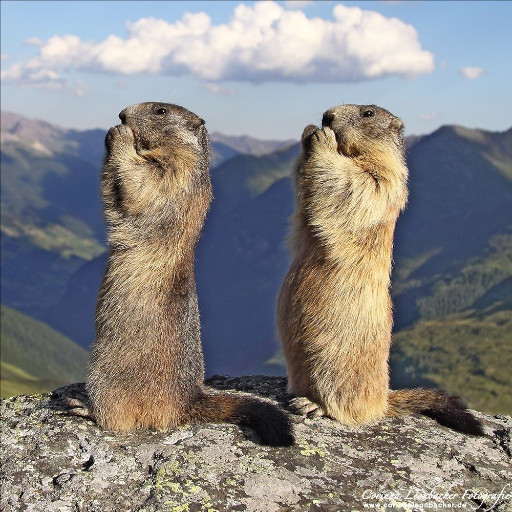
#> input picture marmote.jpg, 512 x 512 px
$ python ratation_img.py
#> lines starting #> are read from the running program, lines starting #| are printed output that depends on the picture
# -*- coding: utf-8 -*-
"""
Created on Mon Jan 25 09:39:39 2021.

@author: timot
"""


import PIL


def echange_pix(image: list, x0: int, y0: int, x1: int, y1: int) -> None:
    px = image[y0][x0]
    image[y0][x0] = image[y1][x1]
    image[y1][x1] = px


def list_image(imge: PIL.Image) -> list:
    largeur, hauteur = imge.size
    return [[imge.getpixel((x, y))
             for y in range(hauteur)]
            for x in range(largeur)]


def fusion(lst1: list, lst2: list) -> None:
    new = []
    ln_list1 = len(lst1)
    for i in range(ln_list1):
        new.append(lst1[i] + lst2[i])
    return new


def rotate(image: list) -> None:
    largeur = len(image)
    mi_len = largeur // 2
    if largeur <= 2:
        echange_pix(image, 0, 0, 1, 0)
        echange_pix(image, 0, 0, 1, 1)
        echange_pix(image, 0, 0, 0, 1)
        return_val = image
    else:
        ne = []
        no = []
        se = []
        so = []
        for i in range(largeur // 2):
            ne.append(image[i][:mi_len])
            no.append(image[i][mi_len:])
            se.append(image[i + mi_len][:mi_len])
            so.append(image[i + mi_len][mi_len:])
        return_val = fusion(rotate(so), rotate(no)) + fusion(rotate(se),
                                                             rotate(ne))
    return return_val


img_path = "marmote.jpg"


img = PIL.Image.open(img_path)
#> img is the input picture: PIL image 512x512 RGB; mean R, G, B 136.2, 134, 132.5


largeur, hauteur = img.size
#> largeur = 512; hauteur = 512


print("new_image ...", end=" ")
new_img = [[img.getpixel((x, y)) for y in range(hauteur)]
           for x in range(largeur)]
#> new_img = 512 items
print("done")


print('rotate ...', end=" ")
new_img2 = rotate(new_img)
#> in rotate, `largeur = len(image)`: largeur = 512
#> in rotate, `mi_len = largeur // 2`: mi_len = 256
#> after the loop in rotate, `for i in range(largeur // 2):`: ne = 256 items
#> in echange_pix, `px = image[y0][x0]`: px = (187, 180, 152)
#> in fusion, `new = []`: new = []
#> in fusion, `ln_list1 = len(lst1)`: ln_list1 = 2
#> after the loop in fusion, `for i in range(ln_list1):`: new = [[(212, 205, 179), (187, 180, 152), (206, 200, 168), (187, 181, 147)], [(160, 149, 127), (166, 156, 131), (138, 129, 98), (161, 155, 121)]]
#> in rotate, `return_val = fusion(rotate(so), rotate(no)) + fusion(rotate(se), rotat..`: return_val = 512 items
#> new_img2 = 512 items
print("done")
print("create a new image ...", end=" ")
img2 = PIL.Image.new("RGB", (largeur, hauteur))
#> img2: PIL image 512x512 RGB; every value is 0
for x in range(largeur):
    for y in range(hauteur):
        img2.putpixel((x, y), new_img2[x][y])
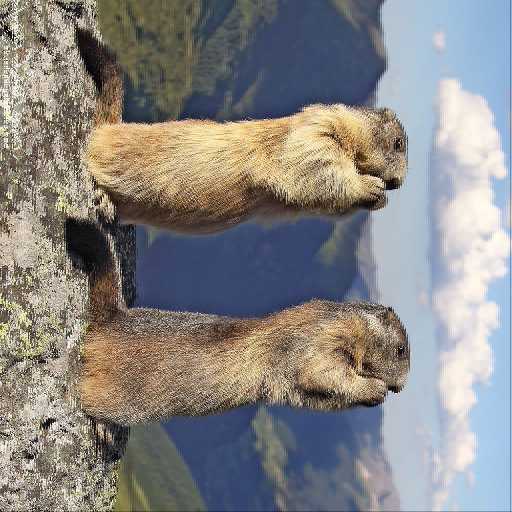
#> img2: PIL image 512x512 RGB; mean R, G, B 136.2, 134, 132.5

print("done")
